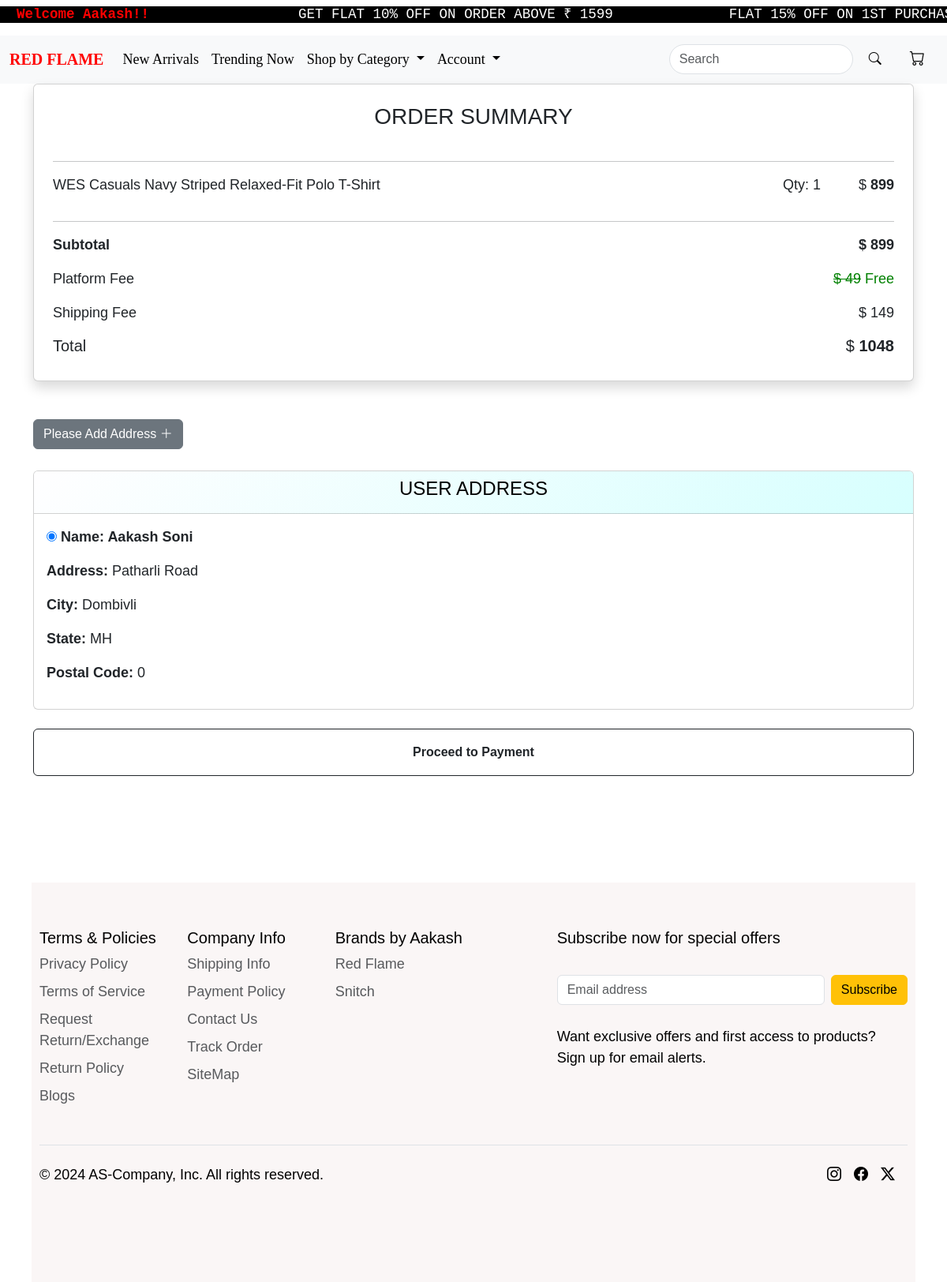
The app's page /buynow/44 (signed in) with its own data.
### core/models.py (models this page shows, shortened)
class new_arrival(models.Model):
        CATEGORY_CHOICES = [
        ('NEWARRIVAL','newarrival'),
        ('SHIRTS','shirts'),
        ('T_SHIRTS','t-shirts'),
        ('SWEATSHIRTS','sweatshirts'),
        ('TROUSERS','trousers'),
        ('SHORTS','shorts'),
        ('TRENDING','trending')
    ]
        SIZE_CHOICES = [
        ('S', 'Small'),
        ('M', 'Medium'),
        ('L', 'Large'),
        ('XL', 'Extra Large'),
    ]
        name=models.CharField(max_length=100)
        category = models.CharField(max_length=30,choices=CATEGORY_CHOICES)
        short_d = models.CharField(max_length=400)
        desc = models.TextField()
        original_price=models.IntegerField(default=1000)
        discounted_price=models.IntegerField()
        size = models.CharField(max_length=2, choices=SIZE_CHOICES,default='S')
        upperwear_img = models.ImageField(upload_to='new_arrival_img')

class Userdetails(models.Model):
    STATE_CHOICES = [
        ('AP', 'Andhra Pradesh'),
        ('AR', 'Arunachal Pradesh'),
        ('AS', 'Assam'),
        ('BR', 'Bihar'),
        ('CT', 'Chhattisgarh'),
        ('GA', 'Goa'),
        ('GJ', 'Gujarat'),
        ('HR', 'Haryana'),
        ('HP', 'Himachal Pradesh'),
        ('JH', 'Jharkhand'),
        ('KA', 'Karnataka'),
        ('KL', 'Kerala'),
        ('MP', 'Madhya Pradesh'),
        ('MH', 'Maharashtra'),
        ('MN', 'Manipur'),
        ('ML', 'Meghalaya'),
        ('MZ', 'Mizoram'),
        ('NL', 'Nagaland'),
        ('OR', 'Odisha'),
        ('PB', 'Punjab'),
        ('RJ', 'Rajasthan'),
        ('SK', 'Sikkim'),
        ('TN', 'Tamil Nadu'),
        ('TG', 'Telangana'),
        ('TR', 'Tripura'),
        ('UP', 'Uttar Pradesh'),
        ('UK', 'Uttarakhand'),
        ('WB', 'West Bengal'),
        ('AN', 'Andaman and Nicobar Islands'),
        ('CH', 'Chandigarh'),
        ('DN', 'Dadra and Nagar Haveli and Daman and Diu'),
        ('DL', 'Delhi'),
        ('JK', 'Jammu and Kashmir'),
        ('LA', 'Ladakh'),
        ('LD', 'Lakshadweep'),
        ('PY', 'Puducherry'),
    ]
    user = models.ForeignKey(User, on_delete=models.CASCADE)
    name=models.CharField(max_length=100)
    address=models.CharField(max_length=100)
    city=models.CharField(max_length=100)
    state=models.CharField(max_length=2,choices=STATE_CHOICES)
    pincode=models.IntegerField(
        default=0,
        blank=True,
        null=True
    )

### core/views.py (the view)
# urls.py: path('buynow/<int:id>',views.buynow,name='buynow'),
def buynow(request,id):
    na=new_arrival.objects.get(pk=id)
    Delivery_charge = 149
    final_price=Delivery_charge + na.discounted_price
    address=Userdetails.objects.filter(user=request.user)
    return render(request,'core/buynow.html',{'final_price':final_price,'address':address,'na':na})

### core/templates/core/buynow.html (shortened to what this page needs)
    {% extends "core/base.html" %}
    {% load static %}
    {% block content %}
    <div class="container d-flex justify-content-center mb-5">
        <div class="card shadow p-4" style="width: 100%;">
            <h3 class="text-center mb-4">ORDER SUMMARY</h3>
            <hr>
            <div class="d-flex justify-content-between">
                <p>{{ na.short_d }}</p>
                <div class="d-flex">
                    <p class="me-5">Qty: 1</p>
                    <p>&#x24; <strong>{{ na.discounted_price }}</strong></p>
                </div>
            </div>
            <hr>
            <div class="d-flex justify-content-between">
                <p class="fw-semibold">Subtotal</p>
                <p class="fw-semibold">&#x24; <strong>{{ na.discounted_price }}</strong></p>
            </div>
            <div class="d-flex justify-content-between">
                <p>Platform Fee</p>
                <p style="color:green;"><s>&#x24; 49</s> Free</p>
            </div>
            <div class="d-flex justify-content-between">
                <p>Shipping Fee</p>
                <p>&#x24; 149</p>
            </div>
            <div class="d-flex justify-content-between">
                <h5>Total</h5>
                <h5>&#x24; <strong>{{ final_price }}</strong></h5>
            </div>
        </div>
    </div>
    <div class="container mt-5">
        <div>
            <a href={% url "payment_address" %} style='text-decoration:none; color:white '> <button class='btn btn-secondary' {% url "payment_address" %}> Please Add Address <i class="bi bi-plus-lg"></i></button></a>
        </div>
        <br>
        <div class="row justify-content-center g-4">
            <form method="post" action="{% url 'buynowpayment' na.id %}">
                {% for add in address %}
                <div class="col-md-12">
                    <div class="card mb-4">
                        <div class="card-header text-center" style='background-image: linear-gradient(-225deg, #FFFEFF 0%, #D7FFFE 100%); color:black;'>
                            <h4>USER ADDRESS</h4>
                        </div>
                            <div class="card-body d-flex flex-column align-items-start">
                                <p class="mb-0">
                                    <input type="radio" name="buynow_selected_address" value="{{ add.id }}" checked>
                                    <strong>Name: {{ add.name }}</strong>
                                    <p>
                                        <p><strong>Address: </strong>{{ add.address }}</p>
                                        <p><strong>City: </strong>{{ add.city }}</p>
                                        <p><strong>State: </strong>{{ add.state }}</p>
                                        <p><strong>Postal Code: </strong>{{ add.pincode }}</p>
                                    </div>
                                </div>
                            </div>
                            {% endfor %}
                            <input type="submit" class="btn btn-outline-dark w-100" style='height:60px;font-weight: bolder; ' value="Proceed to Payment" >
                            <br><br><br><br><br><br>
                        </form>
    {% endblock content %}

### core/templates/core/navbar.html (shortened to what this page needs)
{% load static %}
<marquee  class="marque" style="background-color:black; ">
    <h5><pre style="background-color:black; color:white;" class="mt-2"><spam style='color:red; font-weight: bold;'> {% if request.user.is_authenticated %} Welcome {{request.user}}!!{% else %}<strong>Please Login!!</strong>{% endif %} </spam>                 GET FLAT 10% OFF ON ORDER ABOVE &#8377 1599              FLAT 15% OFF ON 1ST PURCHASE *TnC Apply</pre></h5>
</marquee>
<nav class="navbar navbar-expand-lg bg-body-tertiary">
    <div class="container-fluid">
      <a class="navbar-brand" href="{% url "index" %}" id="logo" style="font-family: cursive;"><strong>RED FLAME</strong></a>
      <div class="collapse navbar-collapse" id="navbarSupportedContent">
        <ul class="navbar-nav me-auto mb-2 mb-lg-0">
          <li class="nav-item">
            <a class="nav-link active" aria-current="page" href="{% url "newarrival" %}" id="navbarbtns" style="font-family: cursive;">New Arrivals</a>
          </li>
          <li class="nav-item">
            <a class="nav-link" href="{% url "trending" %}" id="navbarbtns" style="font-family: cursive;">Trending Now</a>
          </li>
          <li class="nav-item dropdown">
            <a class="nav-link dropdown-toggle" href="#" role="button" data-bs-toggle="dropdown" aria-expanded="false" id="navbarbtns" style="font-family: cursive;">
              Shop by Category
            </a>
          </li>
          <li class="nav-item dropdown">
            <a class="nav-link dropdown-toggle" href="#" role="button" data-bs-toggle="dropdown" aria-expanded="false" id="navbarbtns" style="font-family: cursive;">
              Account
            </a>
          </li>
        </ul>
        <form class="d-flex ms-auto" role="search" action='{% url "product_search" %}'>
          <input class="form-control me-2" type="search" placeholder="Search" aria-label="Search" id="searchbar" name="q" value="{{ query }}">
          <button class="btn" type="submit" id="searchbtn"><i class="bi bi-search"></i></button>
        </form>
        <ul class="navbar-nav ms-3">
          <li class="nav-item" id="navbarbtns">
            <a class="nav-link" href="{% url "showcart" %}">
              <i class="bi bi-cart" style="font-size: 1.2rem; margin-right: 8px; color: black;" id="navbarbtns"></i>
            </a>
          </li>
        </ul>
      </div>
    </div>
  </nav>

### core/static/core/css/core.css (style rules this page uses)
@media (max-width: 1200px) { body { font-size: 18px; padding: 15px; } }
body { overflow-x: hidden; margin: 0; padding: 0; font-family: Arial, sans-serif; background-color: white; }
.marque { background-color: black; color: whitesmoke; }
#searchbtn { border: none; color: black; }
#searchbar { border-radius: 50px; }
#logo { font-weight: bolder; color: red; font-family:Cambria, Cochin, Georgia, Times, 'Times New Roman', serif; }
#navbarbtns { color: black; }
.active { opacity: 1; }
.navbar { background-color: transparent }
a { color: rgb(0, 0, 0); }

### core/templates/core/base.html (style rules this page uses)
body { overflow-x: hidden; margin: 0; padding: 0; font-family: Arial, sans-serif; }

### core/templates/core/navbar.html (style rules this page uses)
@media (max-width: 1200px) { body { font-size: 18px; padding: 15px; } }
body { overflow-x: hidden; margin: 0; padding: 0; font-family: Arial, sans-serif; }

### records on screen
new_arrival: short_d "WES Casuals Navy Striped Relaxed-Fit Polo T-Shirt", discounted_price "899"
Userdetails: name "Aakash Soni", address "Patharli Road", city "Dombivli", state "MH", pincode "0"

### other values on screen
{{ request.user }} "Aakash"
{{ final_price }} "1048"
